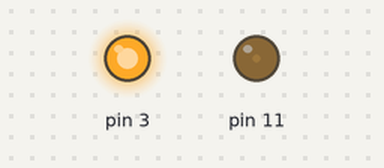
Bench run of a sketch on a simulated Arduino Uno, built with avr-gcc and run on an emulated ATmega328P. On the bench: output pins drawn as LEDs (lit = HIGH).

Above: at 0.05 s.
At 2.55 s:
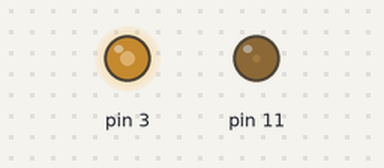
At 3.8 s:
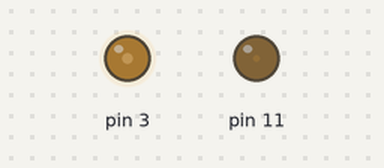
At 5.1 s:
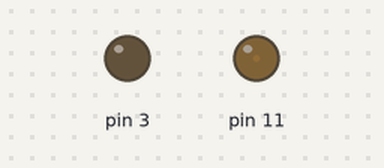
Timing chart, 0 to 6.7 s (numbered marks = the images above):
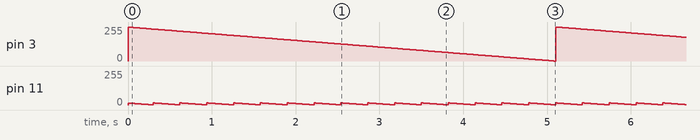

Measured:
- by itself, pin 3: ramps from 255/255 to 0/255 and jumps back, once every 5.1 s
- by itself, pin 11: repeats every 0.32 s: 14/255 0.02 s, 13/255 0.02 s, 12/255 0.02 s, 11/255 0.02 s, 10/255 0.02 s, 9/255 0.02 s, 8/255 0.02 s, 7/255 0.02 s, 6/255 0.02 s, 5/255 0.02 s, 4/255 0.02 s, 3/255 0.02 s, 2/255 0.02 s, 1/255 0.02 s, 16/255 0.02 s, 15/255 0.02 s

The sketch:

1128_timer2_pwm_out_ren.ino
```cpp
void setup() {
  bitSet(DDRD,PD3); /* OCR2B:OUTPUT */
  bitSet(DDRB,PB3); //OCR2A:OUTPUT
  TCCR2A = 0b10100011; /* COM2A:10,COM2B:10,WGM:011,
    １．出力設定
    Time/CounterControlRegister2Aレジスタの
    CompareOutputMode2B1ビットに１(COM2B0は０)で10＝ｺﾝﾍﾟｱﾏｯﾁLow出力
    ※Timer2はレジスタがTCCR2AとTCCR2Bの2つに跨っていて、
    OC2Bｺﾝﾍﾟｱ出力端子B＝PD3の出力モードを決めるビットはTCCR2Aにある。
    ２．PWMの動作の仕方設定
    WaveformGenerationMode22,21,20ビットを011で8ﾋﾞｯﾄ高速PWMモード */
  TCCR2B = 0b00000100; /* CS2:100 64 分周
    ClockSelect22,21,20⇒100で64分周*/
  OCR2A = 16;
  OCR2B = 255; /* Duty:100%
    OutputCompareRegister2Bｺﾝﾍﾟｱﾏｯﾁで比較する値を255(最大値)に設定*/
}
void loop() {
  static unsigned char comp_a = 255;
  static unsigned char comp_b = 16;
    //loopごとに255が代入されない様にstatic＝一度だけ255を代入
  --comp_a;
  --comp_b;
  if(comp_b==0){
    comp_b = 16;
    }
   /*0になってもデクリメントする⇒0000 0000
                                -0000 0001
                                 1111 1111
   無いところから無理やり1借りてきて引くのでアンダーフロー※2の補数の為*/
  TCNT2 = 0;
  OCR2B = comp_a;
  OCR2A = comp_b;
  delay(20);
}
```
